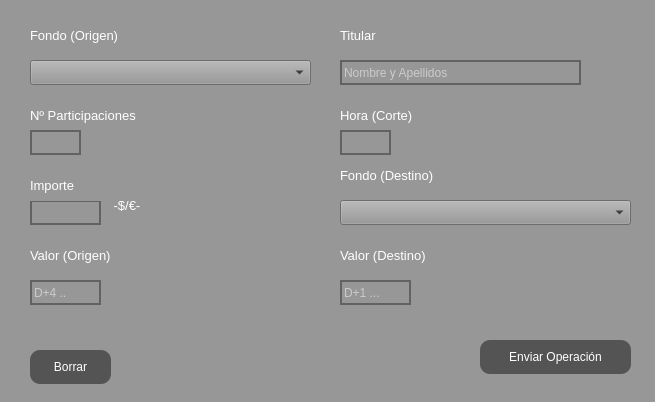
<?xml version="1.0" encoding="UTF-8"?>
<ui version="4.0">
 <class>MainWindow</class>
 <widget class="QMainWindow" name="MainWindow">
  <property name="geometry">
   <rect>
    <x>0</x>
    <y>0</y>
    <width>655</width>
    <height>402</height>
   </rect>
  </property>
  <property name="windowTitle">
   <string>Nuevo Traspaso</string>
  </property>
  <property name="windowIcon">
   <iconset>
    <normaloff>../feather/mainLogo.ico</normaloff>../feather/mainLogo.ico</iconset>
  </property>
  <property name="styleSheet">
   <string notr="true">* {
	 background-color: rgb(151, 151, 151)
}

QLabel {
	color: rgb(255, 255, 255);
	
	font: 75 10pt &quot;Yu Gothic UI&quot;;

}

QLineEdit {
	border:  2px solid rgb(98, 98, 98);
	border-radius: 15px;
	color: rgb(255, 255, 255);
	background-color: rgb(151, 151, 151)
}
QLineEdit:hover{
	border: 2px solid rgb(48,50,62);
}

QLineEdit:focus {

	border : 2px solid rgb(48,50,62)

}


QPushButton {

	border-radius: 10px;
	background-color: rgb(84, 84, 84);
	color:rgb(255, 255, 255)

}

QPushButton:hover {
	 background-color: rgb(0, 85,124);
     color: rgb(255, 255, 255)
}

QPushButton:checked {
                                    background-color: rgb(0, 85,124);
                                    color: rgb(255, 255, 255)
                                }

</string>
  </property>
  <widget class="QWidget" name="centralwidget">
   <widget class="QLabel" name="labelOrigen_7">
    <property name="geometry">
     <rect>
      <x>340</x>
      <y>240</y>
      <width>141</width>
      <height>31</height>
     </rect>
    </property>
    <property name="font">
     <font>
      <family>Yu Gothic UI</family>
      <pointsize>10</pointsize>
      <weight>9</weight>
      <italic>false</italic>
      <bold>false</bold>
     </font>
    </property>
    <property name="text">
     <string>Valor (Destino)</string>
    </property>
   </widget>
   <widget class="QComboBox" name="cbDestino">
    <property name="enabled">
     <bool>true</bool>
    </property>
    <property name="geometry">
     <rect>
      <x>340</x>
      <y>200</y>
      <width>291</width>
      <height>25</height>
     </rect>
    </property>
   </widget>
   <widget class="QLabel" name="labelOrigen_2">
    <property name="geometry">
     <rect>
      <x>340</x>
      <y>20</y>
      <width>121</width>
      <height>31</height>
     </rect>
    </property>
    <property name="font">
     <font>
      <family>Yu Gothic UI</family>
      <pointsize>10</pointsize>
      <weight>9</weight>
      <italic>false</italic>
      <bold>false</bold>
     </font>
    </property>
    <property name="text">
     <string>Titular</string>
    </property>
   </widget>
   <widget class="QLabel" name="labelOrigen">
    <property name="geometry">
     <rect>
      <x>30</x>
      <y>20</y>
      <width>141</width>
      <height>31</height>
     </rect>
    </property>
    <property name="font">
     <font>
      <family>Yu Gothic UI</family>
      <pointsize>10</pointsize>
      <weight>9</weight>
      <italic>false</italic>
      <bold>false</bold>
     </font>
    </property>
    <property name="text">
     <string>Fondo (Origen)</string>
    </property>
   </widget>
   <widget class="QLabel" name="labelOrigen_3">
    <property name="geometry">
     <rect>
      <x>30</x>
      <y>100</y>
      <width>171</width>
      <height>31</height>
     </rect>
    </property>
    <property name="font">
     <font>
      <family>Yu Gothic UI</family>
      <pointsize>10</pointsize>
      <weight>9</weight>
      <italic>false</italic>
      <bold>false</bold>
     </font>
    </property>
    <property name="text">
     <string>Nº Participaciones</string>
    </property>
   </widget>
   <widget class="QLineEdit" name="tfParticipaciones">
    <property name="geometry">
     <rect>
      <x>30</x>
      <y>130</y>
      <width>51</width>
      <height>25</height>
     </rect>
    </property>
   </widget>
   <widget class="QLineEdit" name="tfValorOrigen">
    <property name="geometry">
     <rect>
      <x>30</x>
      <y>280</y>
      <width>71</width>
      <height>25</height>
     </rect>
    </property>
    <property name="placeholderText">
     <string>D+4 ..</string>
    </property>
   </widget>
   <widget class="QLabel" name="labelOrigen_5">
    <property name="geometry">
     <rect>
      <x>110</x>
      <y>190</y>
      <width>111</width>
      <height>31</height>
     </rect>
    </property>
    <property name="font">
     <font>
      <family>Yu Gothic UI</family>
      <pointsize>10</pointsize>
      <weight>9</weight>
      <italic>false</italic>
      <bold>false</bold>
     </font>
    </property>
    <property name="text">
     <string> -$/€-</string>
    </property>
   </widget>
   <widget class="QLabel" name="labelOrigen_8">
    <property name="geometry">
     <rect>
      <x>340</x>
      <y>100</y>
      <width>171</width>
      <height>31</height>
     </rect>
    </property>
    <property name="font">
     <font>
      <family>Yu Gothic UI</family>
      <pointsize>10</pointsize>
      <weight>9</weight>
      <italic>false</italic>
      <bold>false</bold>
     </font>
    </property>
    <property name="text">
     <string>Hora (Corte)</string>
    </property>
   </widget>
   <widget class="QLineEdit" name="tfImporte">
    <property name="geometry">
     <rect>
      <x>30</x>
      <y>200</y>
      <width>71</width>
      <height>25</height>
     </rect>
    </property>
   </widget>
   <widget class="QLineEdit" name="tfValorDestino">
    <property name="enabled">
     <bool>true</bool>
    </property>
    <property name="geometry">
     <rect>
      <x>340</x>
      <y>280</y>
      <width>71</width>
      <height>25</height>
     </rect>
    </property>
    <property name="placeholderText">
     <string>D+1 ...</string>
    </property>
   </widget>
   <widget class="QComboBox" name="cbOrigen">
    <property name="geometry">
     <rect>
      <x>30</x>
      <y>60</y>
      <width>281</width>
      <height>25</height>
     </rect>
    </property>
   </widget>
   <widget class="QPushButton" name="buttonBorrar">
    <property name="geometry">
     <rect>
      <x>30</x>
      <y>350</y>
      <width>81</width>
      <height>34</height>
     </rect>
    </property>
    <property name="text">
     <string>Borrar</string>
    </property>
   </widget>
   <widget class="QLabel" name="labelDestino">
    <property name="geometry">
     <rect>
      <x>340</x>
      <y>160</y>
      <width>171</width>
      <height>31</height>
     </rect>
    </property>
    <property name="font">
     <font>
      <family>Yu Gothic UI</family>
      <pointsize>10</pointsize>
      <weight>9</weight>
      <italic>false</italic>
      <bold>false</bold>
     </font>
    </property>
    <property name="text">
     <string>Fondo (Destino)</string>
    </property>
   </widget>
   <widget class="QLabel" name="labelOrigen_4">
    <property name="geometry">
     <rect>
      <x>30</x>
      <y>170</y>
      <width>81</width>
      <height>31</height>
     </rect>
    </property>
    <property name="font">
     <font>
      <family>Yu Gothic UI</family>
      <pointsize>10</pointsize>
      <weight>9</weight>
      <italic>false</italic>
      <bold>false</bold>
     </font>
    </property>
    <property name="text">
     <string>Importe</string>
    </property>
   </widget>
   <widget class="QLineEdit" name="tfTitular">
    <property name="geometry">
     <rect>
      <x>340</x>
      <y>60</y>
      <width>241</width>
      <height>25</height>
     </rect>
    </property>
    <property name="placeholderText">
     <string>Nombre y Apellidos</string>
    </property>
   </widget>
   <widget class="QLabel" name="labelOrigen_6">
    <property name="geometry">
     <rect>
      <x>30</x>
      <y>240</y>
      <width>131</width>
      <height>31</height>
     </rect>
    </property>
    <property name="font">
     <font>
      <family>Yu Gothic UI</family>
      <pointsize>10</pointsize>
      <weight>9</weight>
      <italic>false</italic>
      <bold>false</bold>
     </font>
    </property>
    <property name="text">
     <string>Valor (Origen)</string>
    </property>
   </widget>
   <widget class="QPushButton" name="buttonEnviar">
    <property name="geometry">
     <rect>
      <x>480</x>
      <y>340</y>
      <width>151</width>
      <height>34</height>
     </rect>
    </property>
    <property name="text">
     <string>Enviar Operación</string>
    </property>
   </widget>
   <widget class="QLineEdit" name="tfHoraCorte">
    <property name="geometry">
     <rect>
      <x>340</x>
      <y>130</y>
      <width>51</width>
      <height>25</height>
     </rect>
    </property>
   </widget>
  </widget>
 </widget>
 <resources/>
 <connections/>
</ui>
